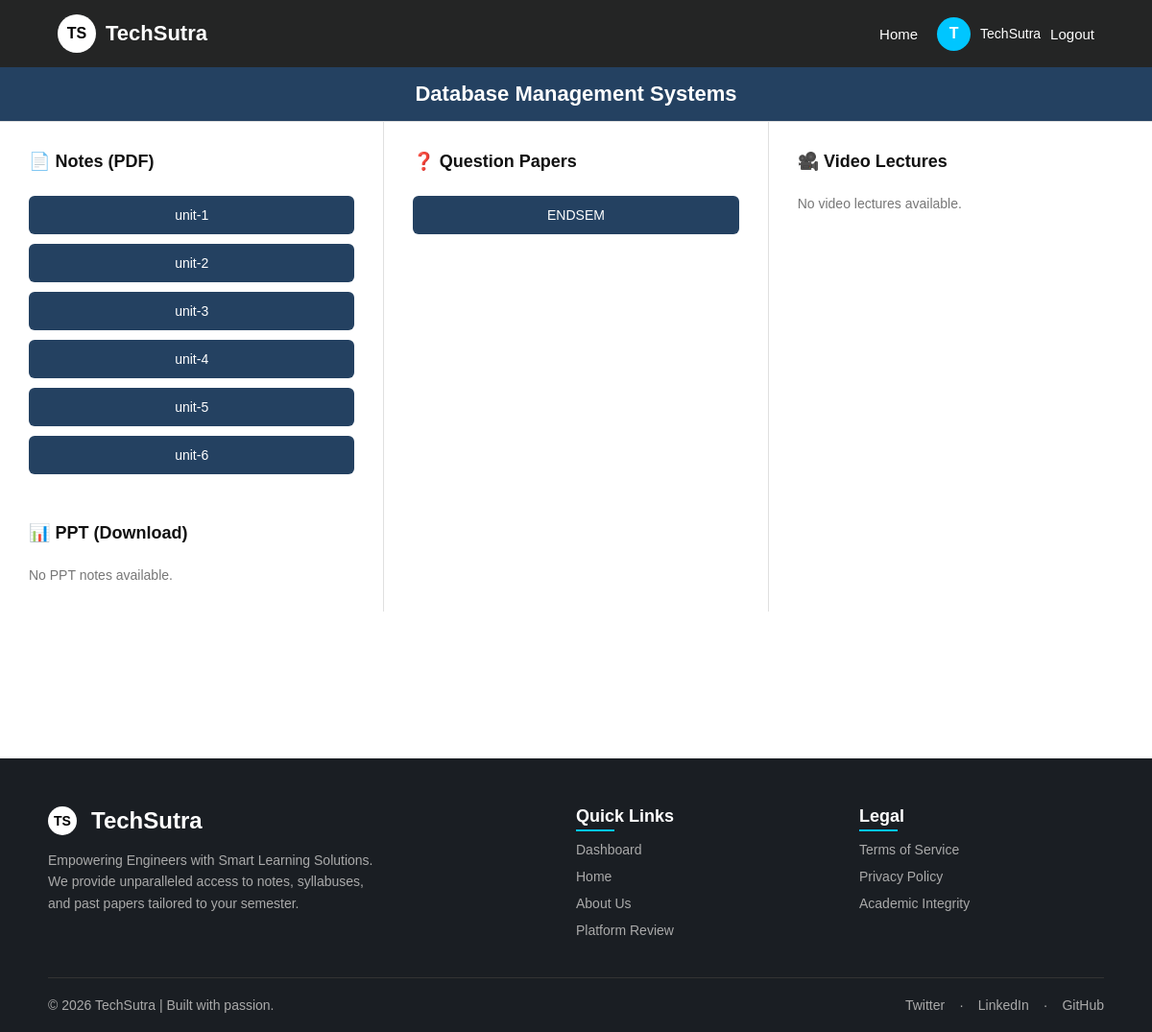
Screenshot of /resources/24/ (signed in) with the database file from the repository.
### TechSutraapp/models.py (models this page shows, shortened)
class Subject(models.Model):
    semester = models.ForeignKey(Semester, on_delete=models.CASCADE, related_name="subjects")
    name = models.CharField(max_length=100)

class Resource(models.Model):
    subject = models.ForeignKey(Subject, on_delete=models.CASCADE, related_name="resources")
    title = models.CharField(max_length=200)
    file_type = models.CharField(max_length=20, choices=RESOURCE_TYPES, default='notes_pdf')
    file = models.FileField(
        upload_to='resources/',
        validators=[FileExtensionValidator(
            allowed_extensions=['pdf', 'ppt', 'pptx', 'jpg', 'jpeg', 'png', 'mp4', 'webm', 'ogg']
        )]
    )
    uploaded_by = models.ForeignKey(User, on_delete=models.CASCADE)

### TechSutraapp/views.py (the view)
# urls.py: path('resources/<int:subject_id>/', resources, name='resources'),
@login_required(login_url='login')
def resources(request, subject_id):
    subject = get_object_or_404(Subject, id=subject_id)
    resources = subject.resources.all()
    context = {
        'subject': subject,
        'notes_pdf': resources.filter(file_type='notes_pdf'),
        'notes_ppt': resources.filter(file_type='notes_ppt'),
        'question_papers': resources.filter(file_type='qp'),
        'videos': resources.filter(file_type='video'),
        'syllabus': resources.filter(file_type='syllabus')
    }
    return render(request, 'TechSutraapp/resources.html', context)

### TechSutraapp/templates/TechSutraapp/resources.html (shortened to what this page needs)
{% load static %}
<!DOCTYPE html>
<html lang="en">
<head>
    <link rel="stylesheet" href="{% static 'TechSutraapp/css/style.css' %}?v=4.0">
</head>
<body>
<nav class="navbar">
    <div class="brand" onclick="goToDashboard()">
        <div class="brand-logo">TS</div>
        <h2 class="brand-name">TechSutra</h2>
    </div>
        <div class="nav-right" id="navArea">
        <a href="{% url 'home' %}" class="nav-link">Home</a>
        {% if request.user.is_authenticated %}
        <div class="user-section">
            <div class="user-logo" onclick="window.location.href='{% url 'dashboard' %}'">{{ request.user.username.0|upper }}</div>
            <span class="username" id="server-username">{{ request.user.username }}</span>
            <a href="{% url 'logout' %}" class="nav-link">Logout</a>
        </div>
        {% else %}
        <a href="{% url 'login' %}" class="login-btn">Login</a>
        {% endif %}
    </div>
</nav>
<div class="study-resources-wrapper">
    <div class="study-header-band">{{ subject.name }}</div>
    <div class="study-grid">
        <div class="study-col">
            <div class="resource-group">
                <h3>📄 Notes (PDF)</h3>
                {% for res in notes_pdf %}
                <button class="resource-btn" onclick="openModal('{% if res.file %}{{ res.file.url }}{% else %}#{% endif %}')">{{ res.title }}</button>
                {% empty %}
                <p style="color:#777; font-size:14px;">No PDF notes available.</p>
                {% endfor %}
            </div>
            <div class="resource-group" style="margin-top:20px;">
                <h3>📊 PPT (Download)</h3>
                {% for res in notes_ppt %}
                <button class="resource-btn" onclick="openModal('{% if res.file %}{{ res.file.url }}{% else %}#{% endif %}')">{{ res.title }}</button>
                {% empty %}
                <p style="color:#777; font-size:14px;">No PPT notes available.</p>
                {% endfor %}
            </div>
        </div>
        <div class="study-col">
            <div class="resource-group">
                <h3>❓ Question Papers</h3>
                {% for res in question_papers %}
                <button class="resource-btn" onclick="openModal('{% if res.file %}{{ res.file.url }}{% else %}#{% endif %}')">{{ res.title }}</button>
                {% empty %}
                <p style="color:#777; font-size:14px;">No Question Papers available.</p>
                {% endfor %}
            </div>
        </div>
        <div class="study-col">
            <div class="resource-group">
                <h3>🎥 Video Lectures</h3>
                {% for res in videos %}
                <button class="resource-btn" onclick="openModal('{% if res.file %}{{ res.file.url }}{% else %}#{% endif %}')">{{ res.title }}</button>
                {% empty %}
                <p style="color:#777; font-size:14px;">No video lectures available.</p>
                {% endfor %}
            </div>
        </div>
    </div>
</div>
{% include 'TechSutraapp/footer.html' %}
</body>
</html>

### static/TechSutraapp/css/style.css (style rules this page uses)
* { margin: 0; padding: 0; box-sizing: border-box; font-family: Arial, Helvetica, sans-serif; }
body { background: #f4f6f9; color: #333; display: flex; flex-direction: column; min-height: 100vh; }
.navbar { display: flex; justify-content: space-between; align-items: center; padding: 15px 60px; background-color: rgba(0, 0, 0, 0.85); color: white; }
.brand { display: flex; align-items: center; cursor: pointer; }
.brand-logo { width: 40px; height: 40px; background: white; color: black; font-weight: bold; border-radius: 50%; display: flex; align-items: center; justify-content: center; margin-right: 10px; }
.brand-name { font-size: 22px; }
.nav-right { display: flex; align-items: center; gap: 20px; }
.nav-link { text-decoration: none; color: white; font-size: 15px; }
.user-section { display: flex; align-items: center; gap: 10px; }
.user-logo { width: 35px; height: 35px; background: #00c6ff; border-radius: 50%; display: flex; align-items: center; justify-content: center; font-weight: bold; cursor: pointer; }
.username { font-size: 14px; }
.study-resources-wrapper { width: 100%; min-height: calc(100vh - 80px); background: #ffffff; }
.study-header-band { background: #244161; color: white; text-align: center; padding: 15px 0; font-size: 22px; font-weight: bold; }
.study-grid { display: flex; flex-wrap: wrap; width: 100%; margin: 0 auto; border-top: 1px solid #e0e0e0; }
.study-col { flex: 1; min-width: 300px; padding: 30px; border-right: 1px solid #e0e0e0; display: flex; flex-direction: column; gap: 30px; }
.study-col:last-child { border-right: none; }
.resource-group { display: flex; flex-direction: column; gap: 10px; }
.resource-group h3 { font-size: 18px; color: #111; margin-bottom: 15px; display: flex; align-items: center; gap: 10px; font-weight: bold; }
.resource-btn { background: #244161; color: white; padding: 12px 20px; border-radius: 6px; border: none; font-size: 14px; cursor: pointer; text-align: center; transition: 0.2s; font-weight: 500; }

### rows the page displays
Subject: name "Database Management Systems"
Resource: title "unit-1"
Resource: title "unit-2"
Resource: title "unit-3"
Resource: title "unit-4"
Resource: title "unit-5"
Resource: title "unit-6"
Resource: title "ENDSEM"

### other values shown
{{ request.user.username.0|upper }} "T"
{{ request.user.username }} "TechSutra"
